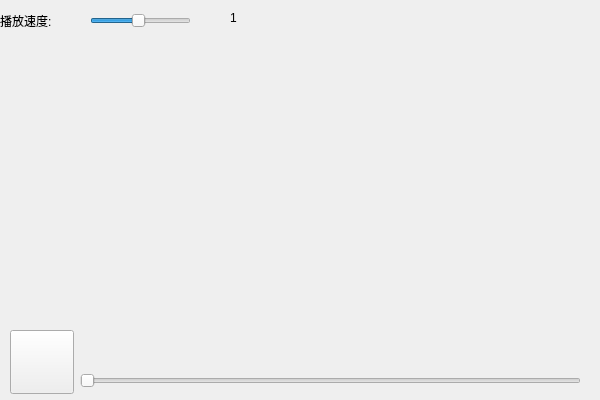
<?xml version="1.0" encoding="UTF-8"?>
<ui version="4.0">
 <class>XPlayVideo</class>
 <widget class="QWidget" name="XPlayVideo">
  <property name="geometry">
   <rect>
    <x>0</x>
    <y>0</y>
    <width>600</width>
    <height>400</height>
   </rect>
  </property>
  <property name="windowTitle">
   <string>XPlayVideo</string>
  </property>
  <widget class="QWidget" name="video" native="true">
   <property name="geometry">
    <rect>
     <x>0</x>
     <y>0</y>
     <width>600</width>
     <height>400</height>
    </rect>
   </property>
  </widget>
  <widget class="QLabel" name="label">
   <property name="geometry">
    <rect>
     <x>0</x>
     <y>10</y>
     <width>71</width>
     <height>21</height>
    </rect>
   </property>
   <property name="text">
    <string>播放速度:</string>
   </property>
  </widget>
  <widget class="QSlider" name="speed">
   <property name="geometry">
    <rect>
     <x>90</x>
     <y>10</y>
     <width>101</width>
     <height>21</height>
    </rect>
   </property>
   <property name="minimum">
    <number>1</number>
   </property>
   <property name="maximum">
    <number>20</number>
   </property>
   <property name="singleStep">
    <number>1</number>
   </property>
   <property name="pageStep">
    <number>2</number>
   </property>
   <property name="value">
    <number>10</number>
   </property>
   <property name="orientation">
    <enum>Qt::Horizontal</enum>
   </property>
  </widget>
  <widget class="QLabel" name="speedtxt">
   <property name="geometry">
    <rect>
     <x>230</x>
     <y>10</y>
     <width>31</width>
     <height>16</height>
    </rect>
   </property>
   <property name="text">
    <string>1</string>
   </property>
  </widget>
  <widget class="QSlider" name="pos">
   <property name="geometry">
    <rect>
     <x>80</x>
     <y>370</y>
     <width>501</width>
     <height>22</height>
    </rect>
   </property>
   <property name="minimum">
    <number>1</number>
   </property>
   <property name="maximum">
    <number>999</number>
   </property>
   <property name="pageStep">
    <number>100</number>
   </property>
   <property name="orientation">
    <enum>Qt::Horizontal</enum>
   </property>
  </widget>
  <widget class="QPushButton" name="play">
   <property name="geometry">
    <rect>
     <x>10</x>
     <y>330</y>
     <width>64</width>
     <height>64</height>
    </rect>
   </property>
   <property name="styleSheet">
    <string notr="true">background-image: url(:/XViewer/img/play.png);
background-image: url(:/XViewer/img/pause.png);</string>
   </property>
   <property name="text">
    <string/>
   </property>
  </widget>
 </widget>
 <layoutdefault spacing="6" margin="11"/>
 <resources>
  <include location="xviewer.qrc"/>
 </resources>
 <connections>
  <connection>
   <sender>speed</sender>
   <signal>sliderReleased()</signal>
   <receiver>XPlayVideo</receiver>
   <slot>SetSpeed()</slot>
   <hints>
    <hint type="sourcelabel">
     <x>130</x>
     <y>26</y>
    </hint>
    <hint type="destinationlabel">
     <x>80</x>
     <y>-145</y>
    </hint>
   </hints>
  </connection>
  <connection>
   <sender>pos</sender>
   <signal>sliderReleased()</signal>
   <receiver>XPlayVideo</receiver>
   <slot>PlayPos()</slot>
   <hints>
    <hint type="sourcelabel">
     <x>168</x>
     <y>373</y>
    </hint>
    <hint type="destinationlabel">
     <x>196</x>
     <y>-213</y>
    </hint>
   </hints>
  </connection>
  <connection>
   <sender>play</sender>
   <signal>clicked()</signal>
   <receiver>XPlayVideo</receiver>
   <slot>Pause()</slot>
   <hints>
    <hint type="sourcelabel">
     <x>48</x>
     <y>355</y>
    </hint>
    <hint type="destinationlabel">
     <x>74</x>
     <y>-232</y>
    </hint>
   </hints>
  </connection>
  <connection>
   <sender>pos</sender>
   <signal>sliderMoved(int)</signal>
   <receiver>XPlayVideo</receiver>
   <slot>Move()</slot>
   <hints>
    <hint type="sourcelabel">
     <x>274</x>
     <y>372</y>
    </hint>
    <hint type="destinationlabel">
     <x>276</x>
     <y>-122</y>
    </hint>
   </hints>
  </connection>
 </connections>
 <slots>
  <slot>SetSpeed()</slot>
  <slot>PlayPos()</slot>
  <slot>Pause()</slot>
  <slot>Move()</slot>
 </slots>
</ui>
